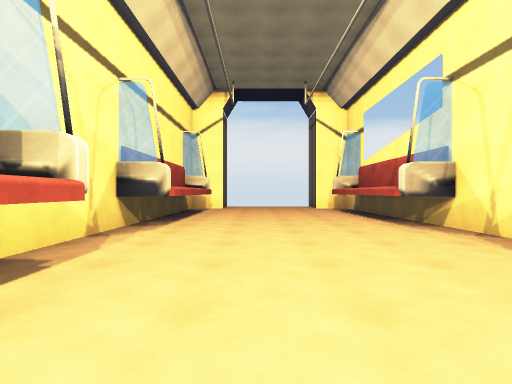
[1] (above)

16 first-person views from a walk through a Unity game level. The camera is 1.3 m above the floor, looks level and sees 85° across. The floor is counted in squares, 2 m on a side. Each view is taken from the middle of a square. On the plan, view 1 faces up. The plan holds only what a view shows up to about 9 squares ahead; the rest is blank. The place goes on beyond the plan.

[2]
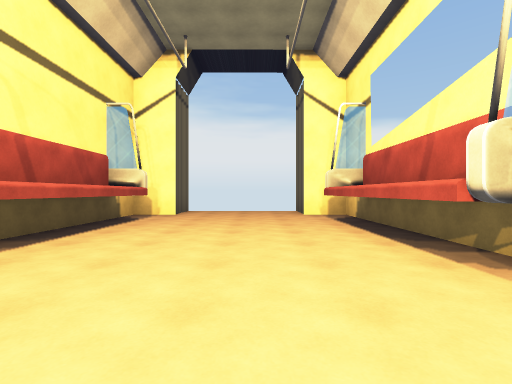

[3]
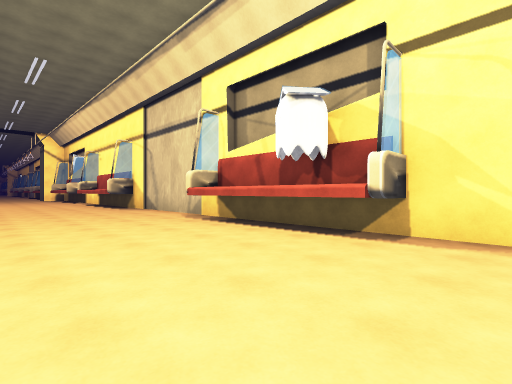

[4]
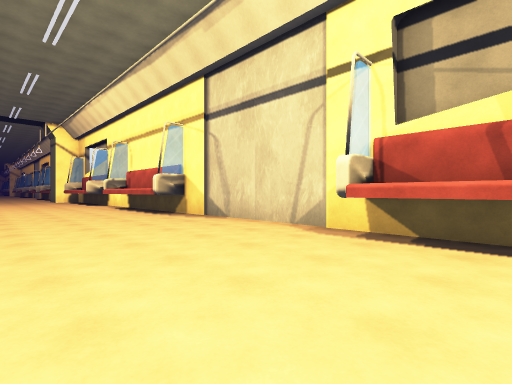

[5]
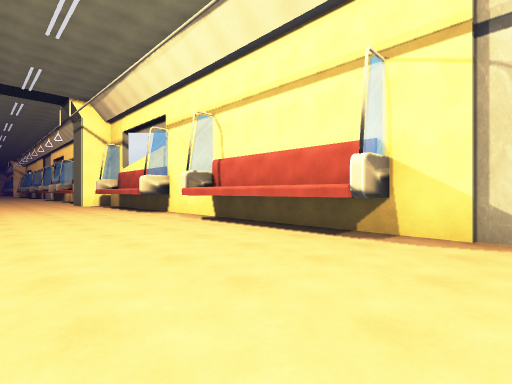

[6]
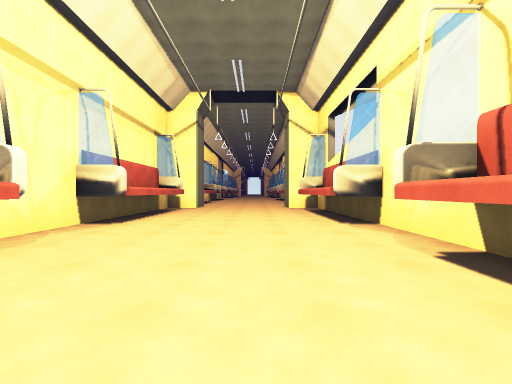

[7]
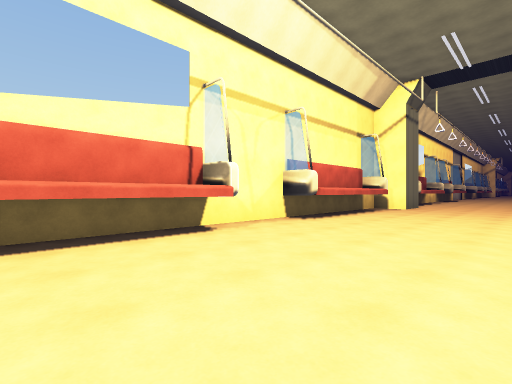

[8]
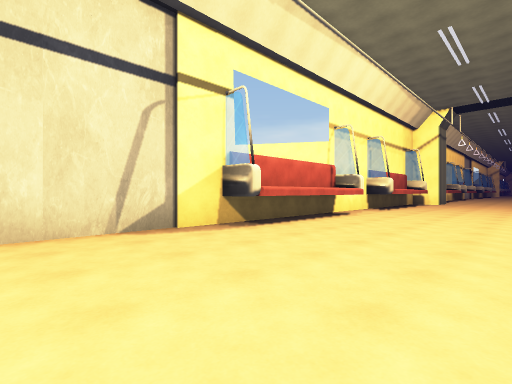

[9]
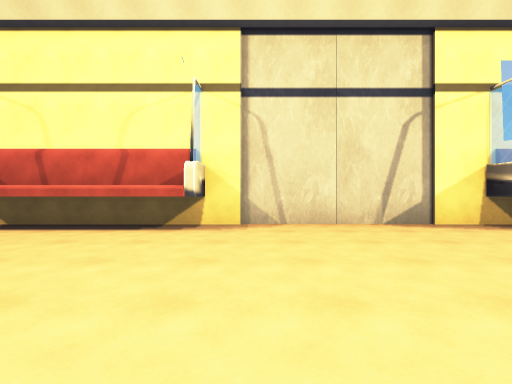

[10]
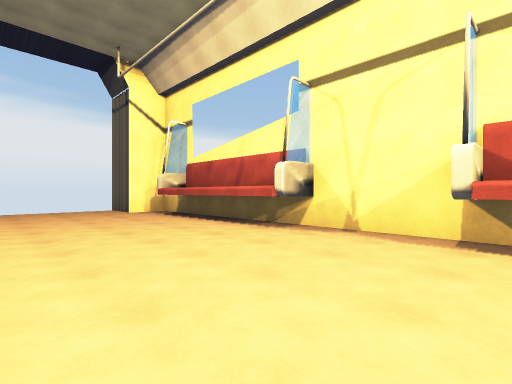

[11]
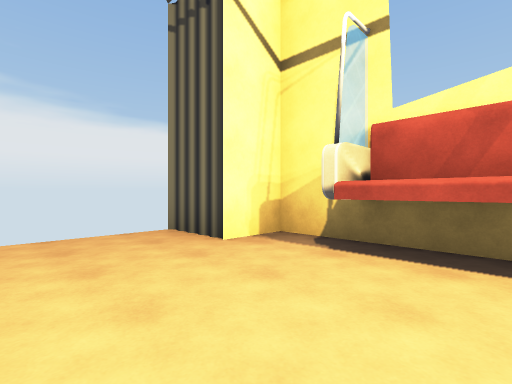

[12]
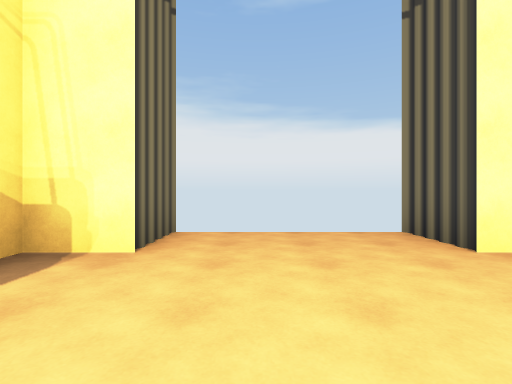

[13]
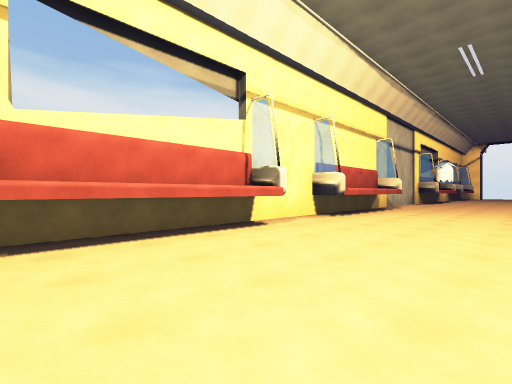

[14]
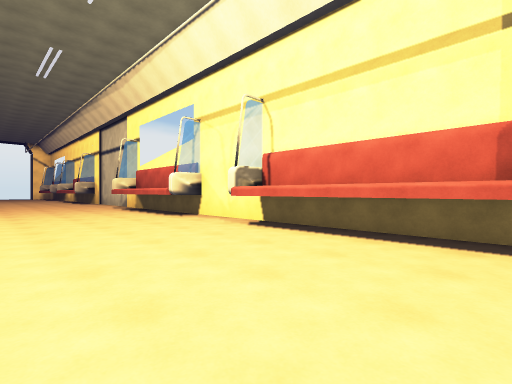

[15]
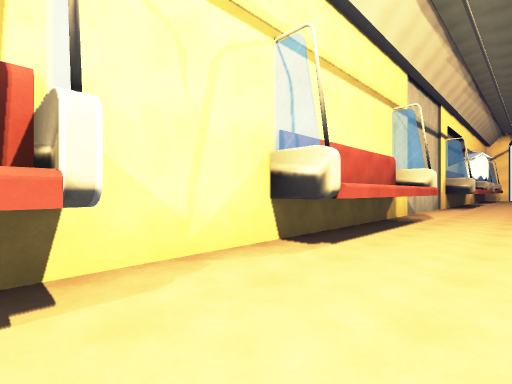

[16]
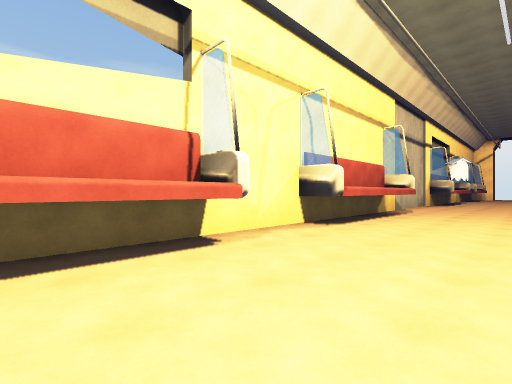

### Floor plan
Points are (right, up) in squares from view 1. A wall is a line through its corners. A room is listed if a view was taken in it or the views show most of it. See-through windows are left out.
Room 1 (views 1, 2, 3, 4, 5, 6, 7, 8, 9, 10, 11, 12, 13, 14, 15, 16)
walls: (3.5, -2) (2.6, -2) (2.6, 1.2); (-1.5, 0.6) (-1.5, -2); (-2.5, -7.6) (-1.5, -7.6) (-1.5, -12.2) (-2.5, -12.2); (-1.5, 2.5) (-2.2, 2.5); (2.6, 2.1) (2.6, 2.7); (-2.5, 2.6) (-1.5, 2.6) (-1.5, 1.5); (3.6, 5) (2.6, 5) (2.6, 9.7); (3.6, -12.2) (2.6, -12.2) (2.6, -7.6) (3.6, -7.6); (-2.5, -14.5) (-1.5, -14.5) (-1.5, -18.9); (-1.5, 9.8) (-1.5, 5) (-2.5, 5); (-1.2, 11) (-2.5, 11) (-2.5, -18.9); (2.6, 11.1) (2.6, 12.5); (2.6, 11.2) (2.3, 11.9); (-1.2, 12.2) (-1.5, 11.5); (-1.3, 12.2) (-1.3, 11.2); (2.6, -18.9) (2.6, -14.5) (3.6, -14.5); (3.6, -18.9) (3.6, 11) (2.3, 11) (2.6, 11.8)

Positions as (right, up) in squares from view 1, and headings:
1: (0, 0), facing up
2: (1, 3), facing up
3: (2, 4), facing down-left
4: (2, 0), facing down-left
5: (2, -6), facing down-left
6: (0, -9), facing down
7: (-1, -9), facing down-right
8: (-1, -4), facing down-right
9: (-2, -3), facing right
10: (-1, 2), facing up-right
11: (0, 8), facing up-right
12: (0, 8), facing up
13: (2, -19), facing up-left
14: (-1, -19), facing up-right
15: (0, -15), facing up-left
16: (1, -17), facing up-left
